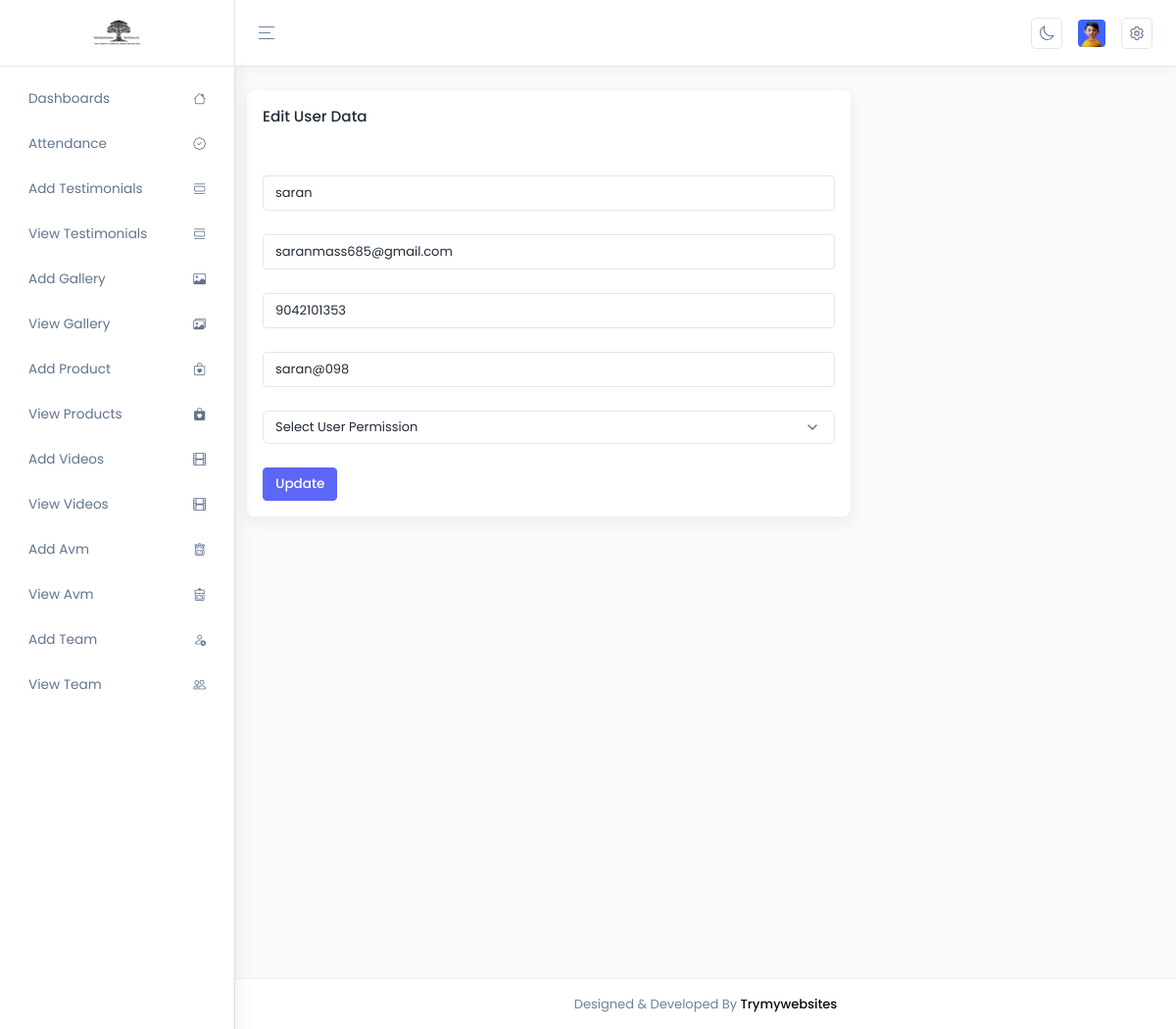
The page /admin/editUser.php?edit_id=1 (signed in) on the database its author committed.
### tables this page shows
CREATE TABLE `user` (
  `id` int(11) NOT NULL,
  `username` varchar(100) NOT NULL,
  `email` varchar(100) NOT NULL,
  `phone` varchar(50) NOT NULL,
  `password` varchar(255) NOT NULL,
  `permissions` varchar(100) NOT NULL,
  `created_at` datetime NOT NULL
);

### libs/Operations.class.php (called while the page is built, shortened)
<?php
class Operations
{
    public static function getUser()
    {
        $getID = $_GET['edit_id'];
        $conn = Database::getConnection();
        $sql = "SELECT * FROM `user` WHERE `id` = '$getID'";
        $result = $conn->query($sql);
        return $result->fetch_assoc();
    }
}
?>

### admin/editUser.php (the view, shortened to what this page needs)
<?php
    $user = Operations::getUser();
?>
<!DOCTYPE html>
<html lang="en">
    <head>
        <?php include "temp/head.php"; ?>
    </head>
    <body>
        <?php include "temp/header.php"; ?>
        <?php include "temp/sideheader.php"; ?>
        <div class="row">
            <div class="col-xl-8 mt-4">
                <div class="card custom-card">
                    <form method="POST">
                        <div class="card-header">
                            <div class="card-title">Edit User Data</div>
                        </div>
                        <div class="card-body">
                            <div class="mt-4">
                                <input type="text" name="username" class="form-control" id="input-rounded1" placeholder="Username" value="<?= $user['username']; ?>">
                            </div>
                            <div class="mt-4">
                                <input type="email" name="email" class="form-control" id="input-rounded1" placeholder="Email" value="<?= $user['email']; ?>">
                            </div>
                            <div class="mt-4">
                                <input type="phone" name="phone" class="form-control" id="input-rounded1" placeholder="Phone" value="<?= $user['phone']; ?>">
                            </div>
                            <div class="mt-4">
                                <input type="text" name="password" class="form-control" id="input-rounded1" placeholder="Password" value="<?= $user['password']; ?>">
                            </div>
                            <div class="mt-4">
                                <select name="allows" class="form-select">
                                    <option value="<?= $user['permissions']; ?>">Select User Permission</option>
                                </select>
                            </div>
                            <div class="col-md-12 mt-4"><button type="submit" name="submit" class="btn btn-primary">Update</button></div>
                        </div>
                    </form>
                </div>
            </div>
        </div>
        <?php include "temp/footer.php"; ?>
    </body>
</html>

### rows shown on the page
user: username "saran", email "saranmass685@gmail.com", phone "9042101353", password "saran@098"
